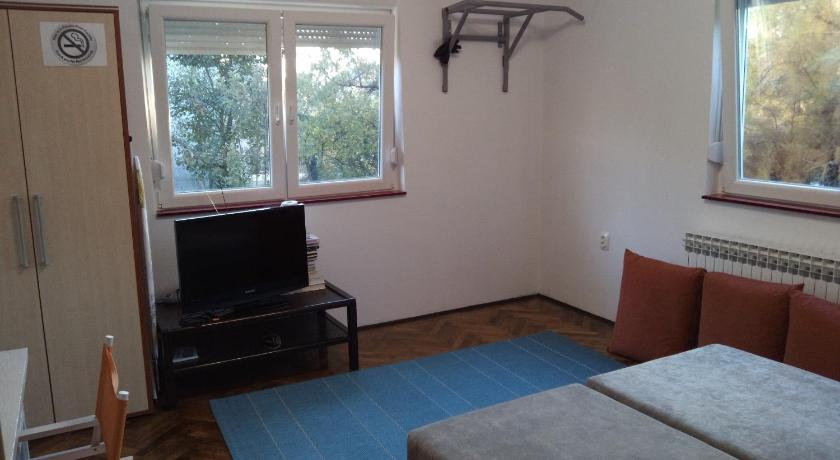
#> input picture research/cv_experiments/samples/room_sample01.jpg, 840 x 460 px
$ jupyter execute blob_identification.ipynb
#> lines starting #> are read from the running program, lines starting #| are printed output that depends on the picture
beginbegin# Computer Vision Research

## Research 1 : Scaling images

We have upscaling and downscaling. The consensus says that :
1. **Mitchel** or **Catmull-Rom** algorithm is the best for upscaling
2. **Sinc** and **Lanczos** algorithms are the best for downscaling images

### Upscaling

#### Mitchell-Netravali/BC-Splines

This is a group of 'reconstruction' filters. This really isn't very important unless we're not working with 'superpixelization'.
The formula is ugly to look at to say the least, and a Neural Net approach works much better than the method.

The concept behind this method is to set 2 parameters, which set a kernel size to spread a pixel over, which when
summed up result in a somewhat blurred but maximized image.

### Downscaling

A formula of major importance is the *sinc* function.
Unnormalized *sinc* is defined as :
$ sinc(x) = sin(x) / x $

Normalized *sinc* is defined as :
$ sinc(x) = sin(\pi * x) / (\pi * x)$

#### Lanczos algorithm

The Lanczos algorithm makes use of the *sinc* function in order to create an algorithm that uses a kernelized approach to upscale the image.

The Lanczos kernel takes form of the algorithm :

*L(x)* would equal
1. 0, if x = 0
2. sinc(x)sinc(x/a), if -a <= x < a
3. 1, otherwise

This is used through the interpolation formula of :

$ S(x) = \sum_{ i = |x| - a + 1 }^{ |x| + a }s_iL(x - i) $

For multidimensional computation, this becomes :

$ L(x, y) = L(x)L(y) $

for 2D data, and expanded thereafter.

## Research 2 : Speed of statistical path finding for object detection

The concept behind this research is to understand an algorithm around creating
a dynamically bounding region for identifying objects.

The algorithms is to be devised around the first and second expectations within
a kernel around the pixel under observation in an iteration.

From the start the algorithm takes a complexity of $ O(n^2 * 8k) $,
where n is the height * width of the image and k is the kernel size.

The algorithm size is not ideal, but it is good enough to experiment with it for a start.

There will be 2 variations. One with a single channel, one with all three channels in the mix.

[cell 1]
import cv2
import pandas
import matplotlib.pyplot as plt

img = cv2.imread('samples/room_sample01.jpg')
#> img is the input picture: shape (460, 840, 3); mean B, G, R 106.1, 106.6, 110.2
gray_img = cv2.cvtColor(img, cv2.COLOR_BGR2GRAY)
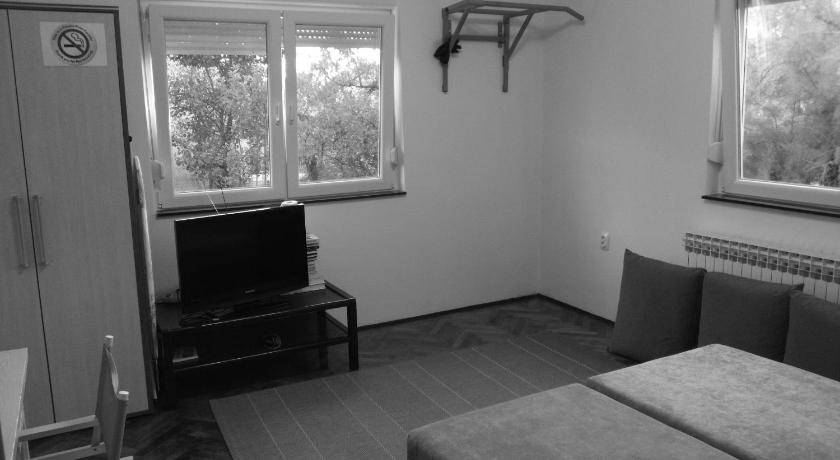
#> gray_img: shape (460, 840); min 0, max 255, mean 107.6

plt.figure(figsize=(16, 12), dpi=80)
plt.imshow(gray_img)
plt.title('Loaded Picture')
plt.show()

[cell 2]
# Observing the first 50x50 pixels

crop1 = gray_img[0:100, 50:150]
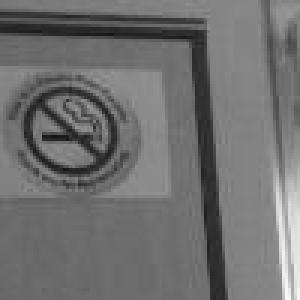
#> crop1: shape (100, 100) (shown 3 times larger); min 18, max 249, mean 111.7
plt.imshow(crop1)
plt.title('50 x 50 crop of image')
plt.show()

[cell 3]
# [27 lines of commented-out code are left out]

## Research 3 : Edge Tracking

We have a few edge detection algorithms that are inbuilt in OpenCV to detect edges, such as the famous Canny edge detection.

[cell 4]
# Plot graph of a linear row of data to show what edges look like
import numpy
from matplotlib import pyplot
import ipyvolume as ipv

xx, yy = numpy.mgrid[0:crop1.shape[0], 0:crop1.shape[1]]

# [5 lines of commented-out code are left out]
ipv.figure()
#> (this line was passed over: ipyvolume is not available in this run)
ipv.plot_surface(xx, crop1, yy, color="orange")
#> (this line was passed over: ipyvolume is not available in this run)
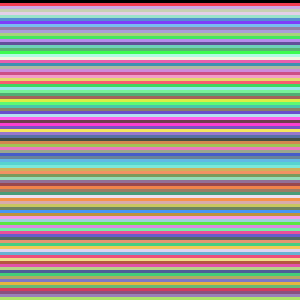
#> xx: shape (100, 100) int64 (shown 3 times larger); 100 distinct labels, from 0 to 99; one colour per label, 0 black
ipv.plot_wireframe(xx, crop1, yy, color="red")
#> (this line was passed over: ipyvolume is not available in this run)
ipv.show()
#> (this line was passed over: ipyvolume is not available in this run)

So we can quite easily see that the slopes are what determine the edges of a particular segment.

One particular instance that is significantly important is the edge of the no-smoking poster that merges with the backdrop of the cupboard.

Can we improve the perpectives by working in the 3 channel segment?

[cell 5]
# Convert BGR to CieLab
from PIL import Image
from IPython.display import display

lab_img = cv2.cvtColor(img, cv2.COLOR_BGR2LAB)
#> lab_img: shape (460, 840, 3); mean of channels 0, 1, 2 114.2, 130.1, 129.2
display(Image.fromarray(lab_img))

$ run again, with research/cv_experiments/samples/room_with_plants.jpeg copied over research/cv_experiments/samples/room_sample01.jpg
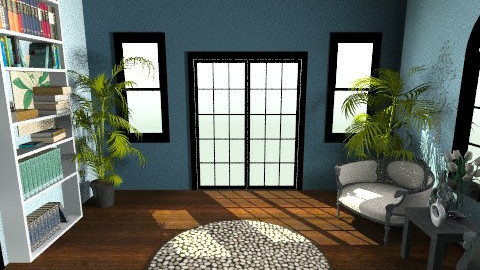
#> input picture research/cv_experiments/samples/room_with_plants.jpeg, 480 x 270 px
#> img is the input picture: shape (270, 480, 3); mean B, G, R 101.4, 109.9, 104
#> `gray_img = cv2.cvtColor(img, cv2.COLOR_BGR2GRAY)`:
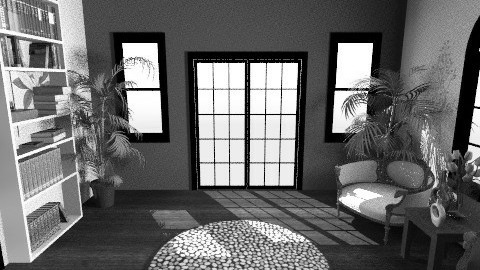
#> gray_img: shape (270, 480); min 0, max 255, mean 107.2
#> `crop1 = gray_img[0:100, 50:150]`:
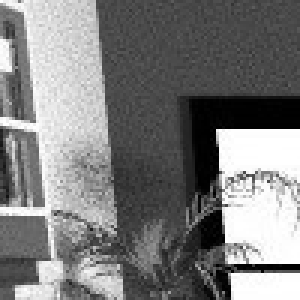
#> crop1: shape (100, 100) (shown 3 times larger); min 0, max 255, mean 124.6
#> xx: shape (100, 100) int64; 100 distinct labels, from 0 to 99
#> lab_img: shape (270, 480, 3); mean of channels 0, 1, 2 113.1, 125.1, 132.2
